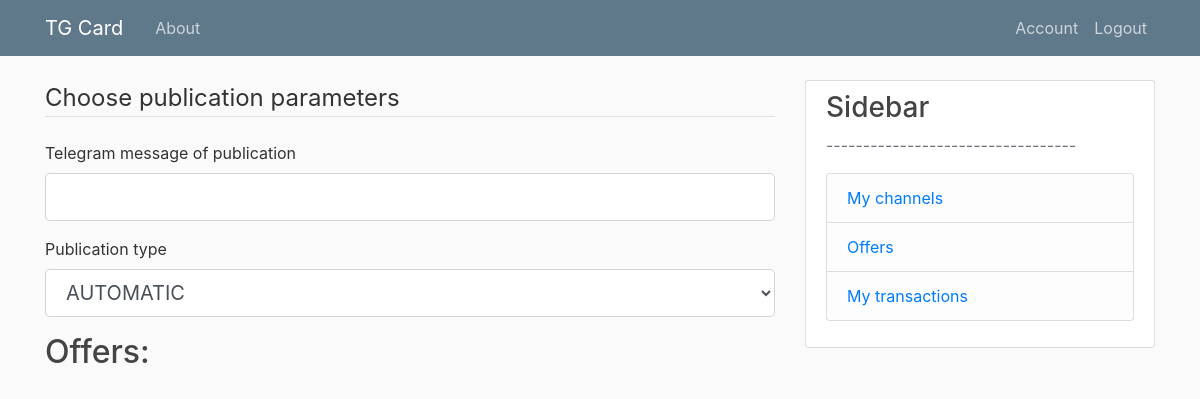
/offerList (signed in), run on an earlier commit of the app's database.
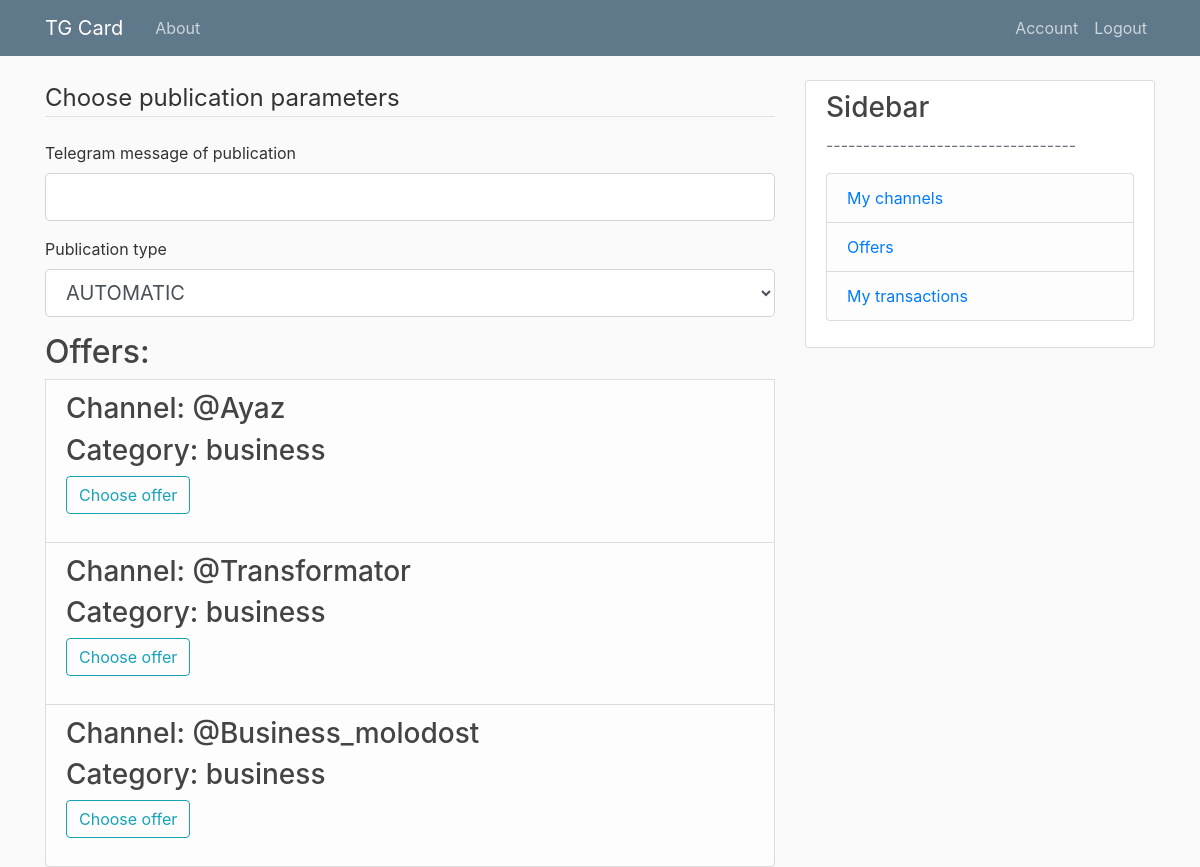
And on a later commit of the database.
### models.py (models this page shows, shortened)
class Offer(db.Model):
    id = db.Column(db.Integer, primary_key=True)
    tgLink = db.Column(db.String, index=True, unique=True, nullable=False)
    offerType = db.Column(db.String, index=True, nullable=False) # click \ subscribe
    price = db.Column(db.Float, index=True, nullable=False)
    status = db.Column(db.String, index=True, nullable=False) # active \ inactive
    advertId = db.Column(db.Integer, db.ForeignKey('user.id'), nullable=False)
    tasks = db.relationship('Task', backref='offer', lazy=True)
    categoryListAdv = db.relationship('CategoryListAdv', backref='offer', lazy=True)

class Category(db.Model):
    id = db.Column(db.Integer, primary_key=True)
    title = db.Column(db.String, index=True, unique=True, nullable=False)
    categoryListAdv = db.relationship('CategoryListAdv', backref='category', lazy=True)
    categoryListAff = db.relationship('CategoryListAff', backref='category', lazy=True)

### routes.py (the view, shortened to what this page needs)
@app.route("/offerList", methods=['GET', 'POST'])
@login_required
def offerList():
    offersAll = Offer.query.all()
    offers = list()
    for offer in offersAll:
        categoryAdv = offer.categoryListAdv
        channelsAff = current_user.channels
        for channel in channelsAff:
            categoryAff = channel.categoryListAff
            if categoryAff[0].categoryId == categoryAdv[0].categoryId:
                offers.append(offer)
    form = CreateOfferListForm()
    return render_template('offerList.html', title='OfferList', form=form, offers=offers)

### forms.py
class CreateOfferListForm(FlaskForm):
    previevText = StringField('Telegram message of publication', validators=[DataRequired()])
    taskType = SelectField('Publication type',
                        choices=[(0,'AUTOMATIC'), (1,'MANUAL')]) # 0 - AUTOMATIC, 1 - MANUAL
    submit = SubmitField('Choose offer')

### models.py (called while the page is built)
@login_manager.user_loader
def load_user(user_id):
    return User.query.get(int(user_id))

### templates/offerList.html
{% extends "layout.html" %}
{% block content %}
            <legend class="border-bottom mb-4">Choose publication parameters</legend>
            <div class="form-group">
                {{ form.previevText.label(class="form-control-label") }}
                {% if form.previevText.errors %}
                    {{ form.previevText(class="form-control form-control-lg is-invalid") }}
                    <div class="invalid-feedback">
                        {% for error in form.previevText.errors %}
                            <span>{{ error }}</span>
                        {% endfor %}
                    </div>
                {% else %}
                    {{ form.previevText(class="form-control form-control-lg") }}
                {% endif %}
            </div>
            <div class="form-group">
                {{ form.taskType.label(class="form-control-label") }}
                {% if form.taskType.errors %}
                    {{ form.taskType(class="form-control form-control-lg is-invalid") }}
                    <div class="invalid-feedback">
                        {% for error in form.taskType.errors %}
                            <span>{{ error }}</span>
                        {% endfor %}
                    </div>
                {% else %}
                    {{ form.taskType(class="form-control form-control-lg") }}
                {% endif %}
            </div>
    <h2>Offers: </h2>
    {% for offer in offers %}
    <li class="list-group-item list-group-item-light">
    <table>
        <tr>
                <ul class="list-group">
                    <h3>Channel: {{offer.tgLink}} </h3>
                    <h3>Category: {{offer.categoryListAdv[0].category.title}}</h3>
    	            <div class="form-group">
         	        <a href="offerList?offer_id=<{{offer.id}}>">{{ form.submit(class="btn btn-outline-info") }}</a>
    	            </div>
                </ul>
        </tr>
    </table>
    </li>
    {% endfor %}
{% endblock content %}

What changed in the data, as far as the page shows it:
now on this page (row edited): Offer: tgLink "@Ayaz", title "business"
now on this page (row edited): Offer: tgLink "@Transformator", title "business"
now on this page (row edited): Offer: tgLink "@Business_molodost", title "business"
